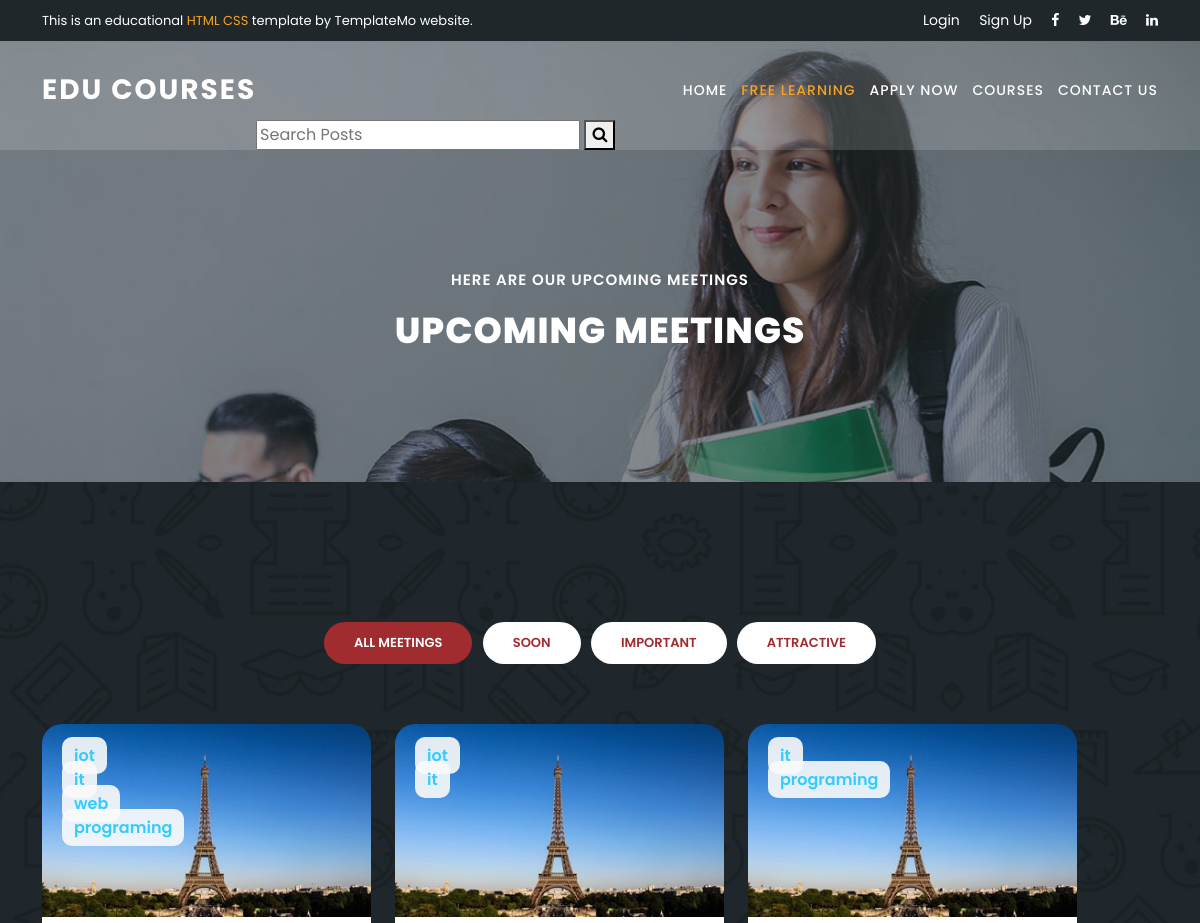
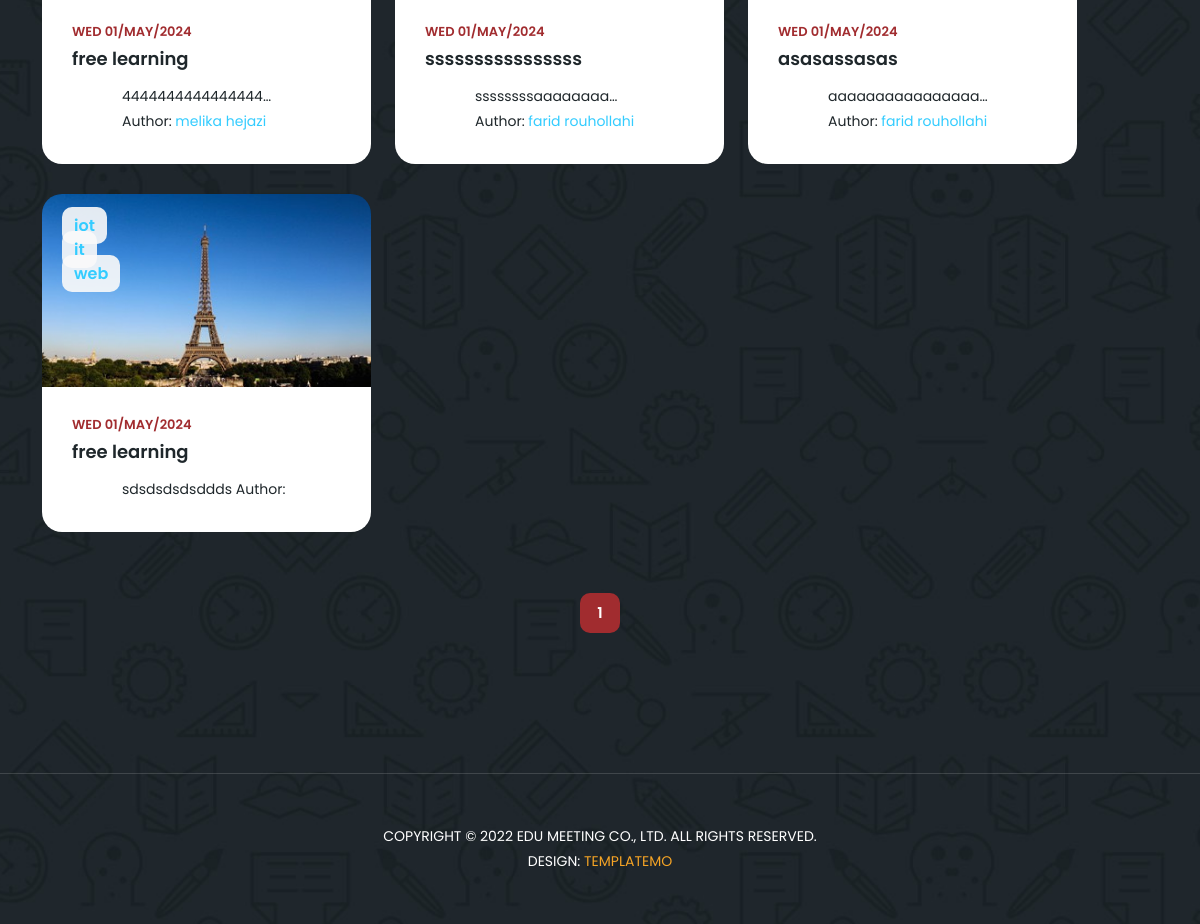
Screenshot of /blog/ with the database file from the repository (2 pictures, top to bottom).
### blog/models.py (models this page shows, shortened)
class Category(models.Model):
    name = models.CharField(max_length=255)

class Post(models.Model):
    image = models.ImageField(upload_to='blog/', default='blog/default.jpg')
    tags = TaggableManager(blank=True)
    category = models.ManyToManyField(Category)
    author = models.ForeignKey(User, on_delete=models.SET_NULL, null=True)
    title = models.CharField(max_length=255)
    content = models.TextField()
    counted_view = models.IntegerField(default=0)
    status = models.BooleanField(default=False)
    created_date = models.DateTimeField(auto_now_add=True)
    updated_date = models.DateTimeField(auto_now=True)
    published_date = models.DateTimeField(null=True)
    like = models.IntegerField(default=0)
    dislike = models.IntegerField(default=0)
    class Meta:
        ordering = ["-created_date"]

### blog/views.py (the view)
# urls.py: path('', home_blog, name='index'),
def home_blog(request, **kwargs):
    posts = Post.objects.filter(
        published_date__lte=timezone.now(), status=1)
    if kwargs.get('cat_name') != None:
        posts = posts.filter(category__name=kwargs['cat_name'])
    elif kwargs.get("author_username") != None:
        posts = posts.filter(author__username=kwargs["author_username"])
    elif kwargs.get('tag_name') != None:
        posts = posts.filter(tags__name__in=[kwargs['tag_name']])
    posts = Paginator(posts, 6)
    try:
        page_number = request.GET.get("page")
        posts = posts.get_page(page_number)
    except PageNotAnInteger:
        posts = posts.get_page(1)
    except EmptyPage:
        posts = posts.get_page(1)
    context = {"posts": posts}
    return render(request, "blog/home.html", context)

### templates/blog/home.html (shortened to what this page needs)
{% load static %}
{% load humanize %}
<!DOCTYPE html>
<html lang="en">
<head>
  <link href="{% static 'vendor/bootstrap/css/bootstrap.min.css' %}" rel="stylesheet">
  <link rel="stylesheet" href="{% static 'assets/css/fontawesome.css' %}">
  <link rel="stylesheet" href="{% static 'assets/css/templatemo-edu-meeting.css' %}">
  <link rel="stylesheet" href="{% static 'assets/css/owl.css' %}">
  <link rel="stylesheet" href="{% static 'assets/css/lightbox.css' %}">
</head>
<body>
  <div class="sub-header">
    <div class="container">
      <div class="row">
        <div class="col-lg-8 col-sm-8">
          <div class="left-content">
            <p>This is an educational <em>HTML CSS</em> template by TemplateMo website.</p>
          </div>
        </div>
        <div class="col-lg-4 col-sm-4">
          <div class="right-icons">
            <ul>
              {% if request.user.is_authenticated %}
              <li><a href="#">Login as :{{request.user.username}}</a></li>
              <li><a href="{% url 'accounts:logout' %}">Logout</a></li>
              {% else%}
              <li><a href="{% url 'accounts:login' %}">Login</a></li>
              <li><a href="{% url 'accounts:signup' %}">Sign Up</a></li>
              {% endif %}
              <li><a href="#"><i class="fa fa-facebook"></i></a></li>
              <li><a href="#"><i class="fa fa-twitter"></i></a></li>
              <li><a href="#"><i class="fa fa-behance"></i></a></li>
              <li><a href="#"><i class="fa fa-linkedin"></i></a></li>
            </ul>
          </div>
        </div>
      </div>
    </div>
  </div>
  <header class="header-area header-sticky">
    <div class="container">
      <div class="row">
        <div class="col-12">
          <nav class="main-nav">
            <a href="{% url 'mysite:index' %}" class="logo">
              Edu Courses
            </a>
            <ul class="nav">
              <li><a href="{% url 'mysite:index' %}">Home</a></li>
              <li><a href="meetings.html" class="active">Free Learning</a></li>
              <li><a href="{% url 'mysite:index' %}">Apply Now</a></li>
              <li><a href="{% url 'mysite:index' %}">Courses</a></li>
              <li><a href="{% url 'mysite:index' %}">Contact Us</a></li>
            </ul>
          </nav>
          {% include 'blog/blog-search.html'%}
        </div>
      </div>
    </div>
  </header>
  <section class="heading-page header-text" id="top">
    <div class="container">
      <div class="row">
        <div class="col-lg-12">
          <h6>Here are our upcoming meetings</h6>
          <h2>Upcoming Meetings</h2>
        </div>
      </div>
    </div>
  </section>
  <section class="meetings-page" id="meetings">
    <div class="container">
      <div class="row">
        <div class="col-lg-12">
          <div class="row">
            <div class="col-lg-12">
              <div class="filters">
                <ul>
                  <li data-filter="*" class="active">All Meetings</li>
                  <li data-filter=".soon">Soon</li>
                  <li data-filter=".imp">Important</li>
                  <li data-filter=".att">Attractive</li>
                </ul>
              </div>
            </div>
            <div class="col-lg-12">
              <div class="row grid">
                {% for post in posts%}
                <div class="col-lg-4 templatemo-item-col all imp">
                  <div class="meeting-item">
                    <div class="thumb">
                      <div class="price">
                        {% for cat in post.category.all %}
                        <span>
                          <a href="{% url 'blog:category' cat_name=cat.name %}">{{cat.name}}</a>
                        </span><br>
                        {% endfor %}
                      </div>
                      <a href="{% url 'blog:single' pid=post.id %}"><img src="{{post.image.url}}" alt=""></a>
                    </div>
                    <div class="down-content">
                      <div class="date">
                        <h6>{{post.published_date|date:'D d/M/Y'}}</h6>
                      </div><br>
                      <a href="{% url 'blog:single' pid=post.id %}">
                        <h4>{{post.title}}</h4>
                      </a>
                      <br>
                      {{post.content|safe|truncatechars:20}}
                      <br>
                      Author:
                      <a
                        href="{% url 'blog:author' author_username=post.author.username %}">{{post.author.get_full_name}}</a>
                      <br>
                    </div>
                  </div>
                </div>
                {% endfor %}
              </div>
            </div>
          </div>
          <div class="col-lg-12">
            <div class="pagination">
              <ul>
                {% for i in posts.paginator.page_range %}
                {% if posts.number == i %}
                <li class="active"><a href="#">{{i}}</a></li>
                {% else %}
                <li><a href="?page={{i}}">{{i}}</a></li>
                <li><a href="?page={{i}}"><i class="fa fa-angle-right"></i></a></li>
                {% endif %}
                {% endfor %}
              </ul>
            </div>
          </div>
        </div>
      </div>
    </div>
    <div class="footer">
      <p>Copyright © 2022 Edu Meeting Co., Ltd. All Rights Reserved.
        <br>Design: <a href="https://templatemo.com/page/1" target="_parent" title="website templates">TemplateMo</a>
      </p>
    </div>
  </section>
</body>
</body>
</html>

### rows the page displays
Post: image (placeholder picture), published_date "WED 01/MAY/2024", title "free learning", content "4444444444444444…", author.get_full_name "melika hejazi"
Category: name "iot"
Category: name "it"
Category: name "web"
Category: name "programing"
Post: image (placeholder picture), published_date "WED 01/MAY/2024", title "ssssssssssssssss", content "ssssssssaaaaaaaa…", author.get_full_name "farid rouhollahi"
Post: image (placeholder picture), published_date "WED 01/MAY/2024", title "asasassasas", content "aaaaaaaaaaaaaaaa…", author.get_full_name "farid rouhollahi"
Post: image (placeholder picture), published_date "WED 01/MAY/2024", title "free learning", content "sdsdsdsdsddds"

### other values shown
{{ i }} "1"
